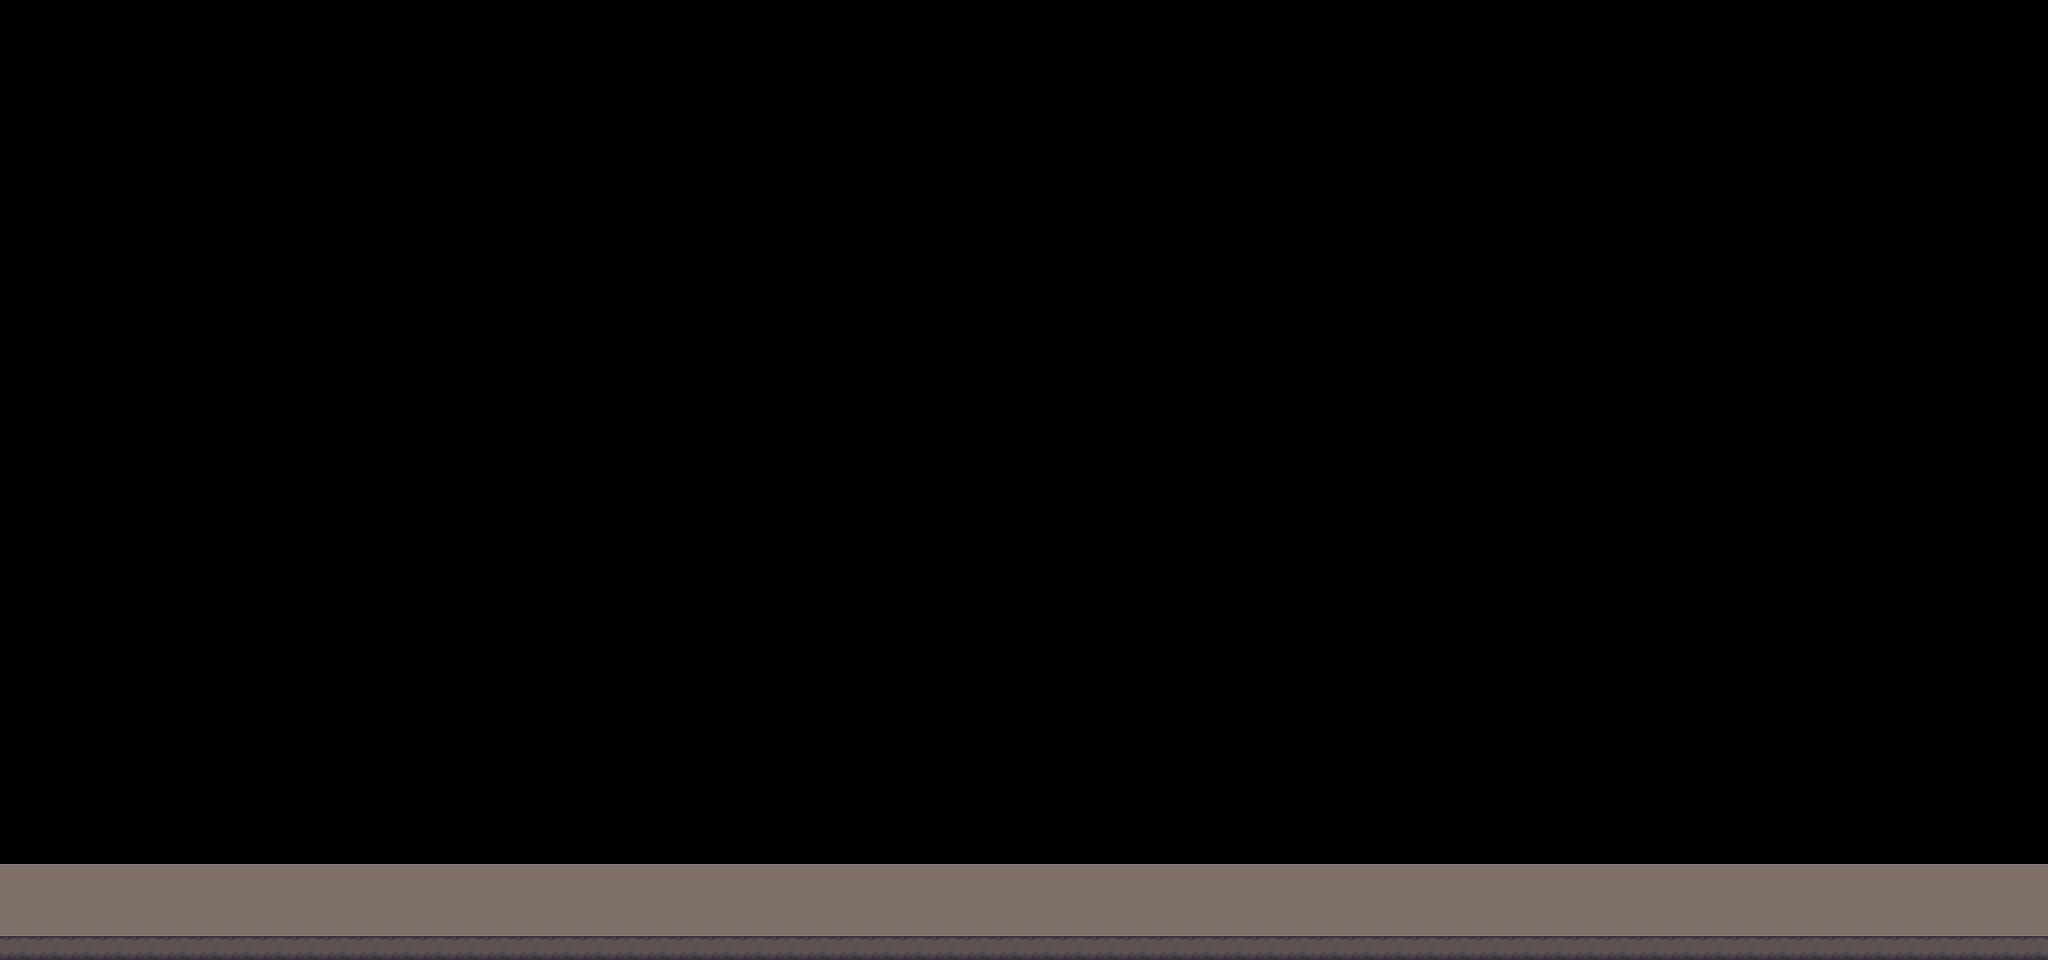

This is a level from a 2D game, rendered from its Tiled map with the project's own tilesets. A one-line summary and the complete map file follow:
An orthogonal 64x30 tile map with 32x32 px tiles, 1 tile layer (Platform) and 1 object.

<map version="1.9" tiledversion="1.9.0" orientation="orthogonal" renderorder="right-down" width="64" height="30" tilewidth="32" tileheight="32" infinite="0" nextlayerid="7" nextobjectid="4">
 <editorsettings>
  <export target="../testMap.lua" format="lua" />
 </editorsettings>
 <tileset firstgid="1" name="terrain" tilewidth="32" tileheight="32" tilecount="483" columns="21">
  <image source="../tiles/terrain.png" width="672" height="736" />
 </tileset>
 <objectgroup id="6" name="PlatformObj">
  <object id="3" x="0" y="864" width="2048" height="96" />
 </objectgroup>
 <layer id="1" name="Platform" width="64" height="30">
  <data encoding="csv">
0,0,0,0,0,0,0,0,0,0,0,0,0,0,0,0,0,0,0,0,0,0,0,0,0,0,0,0,0,0,0,0,0,0,0,0,0,0,0,0,0,0,0,0,0,0,0,0,0,0,0,0,0,0,0,0,0,0,0,0,0,0,0,0,
0,0,0,0,0,0,0,0,0,0,0,0,0,0,0,0,0,0,0,0,0,0,0,0,0,0,0,0,0,0,0,0,0,0,0,0,0,0,0,0,0,0,0,0,0,0,0,0,0,0,0,0,0,0,0,0,0,0,0,0,0,0,0,0,
0,0,0,0,0,0,0,0,0,0,0,0,0,0,0,0,0,0,0,0,0,0,0,0,0,0,0,0,0,0,0,0,0,0,0,0,0,0,0,0,0,0,0,0,0,0,0,0,0,0,0,0,0,0,0,0,0,0,0,0,0,0,0,0,
0,0,0,0,0,0,0,0,0,0,0,0,0,0,0,0,0,0,0,0,0,0,0,0,0,0,0,0,0,0,0,0,0,0,0,0,0,0,0,0,0,0,0,0,0,0,0,0,0,0,0,0,0,0,0,0,0,0,0,0,0,0,0,0,
0,0,0,0,0,0,0,0,0,0,0,0,0,0,0,0,0,0,0,0,0,0,0,0,0,0,0,0,0,0,0,0,0,0,0,0,0,0,0,0,0,0,0,0,0,0,0,0,0,0,0,0,0,0,0,0,0,0,0,0,0,0,0,0,
0,0,0,0,0,0,0,0,0,0,0,0,0,0,0,0,0,0,0,0,0,0,0,0,0,0,0,0,0,0,0,0,0,0,0,0,0,0,0,0,0,0,0,0,0,0,0,0,0,0,0,0,0,0,0,0,0,0,0,0,0,0,0,0,
0,0,0,0,0,0,0,0,0,0,0,0,0,0,0,0,0,0,0,0,0,0,0,0,0,0,0,0,0,0,0,0,0,0,0,0,0,0,0,0,0,0,0,0,0,0,0,0,0,0,0,0,0,0,0,0,0,0,0,0,0,0,0,0,
0,0,0,0,0,0,0,0,0,0,0,0,0,0,0,0,0,0,0,0,0,0,0,0,0,0,0,0,0,0,0,0,0,0,0,0,0,0,0,0,0,0,0,0,0,0,0,0,0,0,0,0,0,0,0,0,0,0,0,0,0,0,0,0,
0,0,0,0,0,0,0,0,0,0,0,0,0,0,0,0,0,0,0,0,0,0,0,0,0,0,0,0,0,0,0,0,0,0,0,0,0,0,0,0,0,0,0,0,0,0,0,0,0,0,0,0,0,0,0,0,0,0,0,0,0,0,0,0,
0,0,0,0,0,0,0,0,0,0,0,0,0,0,0,0,0,0,0,0,0,0,0,0,0,0,0,0,0,0,0,0,0,0,0,0,0,0,0,0,0,0,0,0,0,0,0,0,0,0,0,0,0,0,0,0,0,0,0,0,0,0,0,0,
0,0,0,0,0,0,0,0,0,0,0,0,0,0,0,0,0,0,0,0,0,0,0,0,0,0,0,0,0,0,0,0,0,0,0,0,0,0,0,0,0,0,0,0,0,0,0,0,0,0,0,0,0,0,0,0,0,0,0,0,0,0,0,0,
0,0,0,0,0,0,0,0,0,0,0,0,0,0,0,0,0,0,0,0,0,0,0,0,0,0,0,0,0,0,0,0,0,0,0,0,0,0,0,0,0,0,0,0,0,0,0,0,0,0,0,0,0,0,0,0,0,0,0,0,0,0,0,0,
0,0,0,0,0,0,0,0,0,0,0,0,0,0,0,0,0,0,0,0,0,0,0,0,0,0,0,0,0,0,0,0,0,0,0,0,0,0,0,0,0,0,0,0,0,0,0,0,0,0,0,0,0,0,0,0,0,0,0,0,0,0,0,0,
0,0,0,0,0,0,0,0,0,0,0,0,0,0,0,0,0,0,0,0,0,0,0,0,0,0,0,0,0,0,0,0,0,0,0,0,0,0,0,0,0,0,0,0,0,0,0,0,0,0,0,0,0,0,0,0,0,0,0,0,0,0,0,0,
0,0,0,0,0,0,0,0,0,0,0,0,0,0,0,0,0,0,0,0,0,0,0,0,0,0,0,0,0,0,0,0,0,0,0,0,0,0,0,0,0,0,0,0,0,0,0,0,0,0,0,0,0,0,0,0,0,0,0,0,0,0,0,0,
0,0,0,0,0,0,0,0,0,0,0,0,0,0,0,0,0,0,0,0,0,0,0,0,0,0,0,0,0,0,0,0,0,0,0,0,0,0,0,0,0,0,0,0,0,0,0,0,0,0,0,0,0,0,0,0,0,0,0,0,0,0,0,0,
0,0,0,0,0,0,0,0,0,0,0,0,0,0,0,0,0,0,0,0,0,0,0,0,0,0,0,0,0,0,0,0,0,0,0,0,0,0,0,0,0,0,0,0,0,0,0,0,0,0,0,0,0,0,0,0,0,0,0,0,0,0,0,0,
0,0,0,0,0,0,0,0,0,0,0,0,0,0,0,0,0,0,0,0,0,0,0,0,0,0,0,0,0,0,0,0,0,0,0,0,0,0,0,0,0,0,0,0,0,0,0,0,0,0,0,0,0,0,0,0,0,0,0,0,0,0,0,0,
0,0,0,0,0,0,0,0,0,0,0,0,0,0,0,0,0,0,0,0,0,0,0,0,0,0,0,0,0,0,0,0,0,0,0,0,0,0,0,0,0,0,0,0,0,0,0,0,0,0,0,0,0,0,0,0,0,0,0,0,0,0,0,0,
0,0,0,0,0,0,0,0,0,0,0,0,0,0,0,0,0,0,0,0,0,0,0,0,0,0,0,0,0,0,0,0,0,0,0,0,0,0,0,0,0,0,0,0,0,0,0,0,0,0,0,0,0,0,0,0,0,0,0,0,0,0,0,0,
0,0,0,0,0,0,0,0,0,0,0,0,0,0,0,0,0,0,0,0,0,0,0,0,0,0,0,0,0,0,0,0,0,0,0,0,0,0,0,0,0,0,0,0,0,0,0,0,0,0,0,0,0,0,0,0,0,0,0,0,0,0,0,0,
0,0,0,0,0,0,0,0,0,0,0,0,0,0,0,0,0,0,0,0,0,0,0,0,0,0,0,0,0,0,0,0,0,0,0,0,0,0,0,0,0,0,0,0,0,0,0,0,0,0,0,0,0,0,0,0,0,0,0,0,0,0,0,0,
0,0,0,0,0,0,0,0,0,0,0,0,0,0,0,0,0,0,0,0,0,0,0,0,0,0,0,0,0,0,0,0,0,0,0,0,0,0,0,0,0,0,0,0,0,0,0,0,0,0,0,0,0,0,0,0,0,0,0,0,0,0,0,0,
0,0,0,0,0,0,0,0,0,0,0,0,0,0,0,0,0,0,0,0,0,0,0,0,0,0,0,0,0,0,0,0,0,0,0,0,0,0,0,0,0,0,0,0,0,0,0,0,0,0,0,0,0,0,0,0,0,0,0,0,0,0,0,0,
0,0,0,0,0,0,0,0,0,0,0,0,0,0,0,0,0,0,0,0,0,0,0,0,0,0,0,0,0,0,0,0,0,0,0,0,0,0,0,0,0,0,0,0,0,0,0,0,0,0,0,0,0,0,0,0,0,0,0,0,0,0,0,0,
0,0,0,0,0,0,0,0,0,0,0,0,0,0,0,0,0,0,0,0,0,0,0,0,0,0,0,0,0,0,0,0,0,0,0,0,0,0,0,0,0,0,0,0,0,0,0,0,0,0,0,0,0,0,0,0,0,0,0,0,0,0,0,0,
0,0,0,0,0,0,0,0,0,0,0,0,0,0,0,0,0,0,0,0,0,0,0,0,0,0,0,0,0,0,0,0,0,0,0,0,0,0,0,0,0,0,0,0,0,0,0,0,0,0,0,0,0,0,0,0,0,0,0,0,0,0,0,0,
314,314,314,314,314,314,314,314,314,314,314,314,314,314,314,314,314,314,314,314,314,314,314,314,314,314,314,314,314,314,314,314,314,314,314,314,314,314,314,314,314,314,314,314,314,314,314,314,314,314,314,314,314,314,314,314,314,314,314,314,314,314,314,314,
335,335,335,335,335,335,335,335,335,335,335,335,335,335,335,335,335,335,335,335,335,335,335,335,335,335,335,335,335,335,335,335,335,335,335,335,335,335,335,335,335,335,335,335,335,335,335,335,335,335,335,335,335,335,335,335,335,335,335,335,335,335,335,335,
356,356,356,356,356,356,356,356,356,356,356,356,356,356,356,356,356,356,356,356,356,356,356,356,356,356,356,356,356,356,356,356,356,356,356,356,356,356,356,356,356,356,356,356,356,356,356,356,356,356,356,356,356,356,356,356,356,356,356,356,356,356,356,356
</data>
 </layer>
</map>
